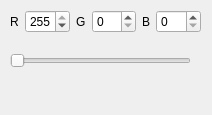
<?xml version="1.0" encoding="UTF-8"?>
<ui version="4.0">
 <class>Form_Brush</class>
 <widget class="QWidget" name="Form_Brush">
  <property name="geometry">
   <rect>
    <x>0</x>
    <y>0</y>
    <width>212</width>
    <height>115</height>
   </rect>
  </property>
  <property name="minimumSize">
   <size>
    <width>212</width>
    <height>115</height>
   </size>
  </property>
  <property name="maximumSize">
   <size>
    <width>212</width>
    <height>115</height>
   </size>
  </property>
  <property name="windowTitle">
   <string>Brush</string>
  </property>
  <widget class="QSlider" name="horizontalSlider">
   <property name="geometry">
    <rect>
     <x>10</x>
     <y>50</y>
     <width>181</width>
     <height>22</height>
    </rect>
   </property>
   <property name="minimum">
    <number>10</number>
   </property>
   <property name="maximum">
    <number>100</number>
   </property>
   <property name="orientation">
    <enum>Qt::Horizontal</enum>
   </property>
  </widget>
  <widget class="QWidget" name="">
   <property name="geometry">
    <rect>
     <x>10</x>
     <y>10</y>
     <width>191</width>
     <height>24</height>
    </rect>
   </property>
   <layout class="QHBoxLayout" name="horizontalLayout_4">
    <item>
     <layout class="QHBoxLayout" name="horizontalLayout">
      <item>
       <widget class="QLabel" name="label">
        <property name="text">
         <string>R</string>
        </property>
       </widget>
      </item>
      <item>
       <widget class="QSpinBox" name="spinBox_R">
        <property name="maximum">
         <number>255</number>
        </property>
        <property name="value">
         <number>255</number>
        </property>
       </widget>
      </item>
     </layout>
    </item>
    <item>
     <layout class="QHBoxLayout" name="horizontalLayout_2">
      <item>
       <widget class="QLabel" name="label_2">
        <property name="text">
         <string>G</string>
        </property>
       </widget>
      </item>
      <item>
       <widget class="QSpinBox" name="spinBox_G">
        <property name="maximum">
         <number>255</number>
        </property>
       </widget>
      </item>
     </layout>
    </item>
    <item>
     <layout class="QHBoxLayout" name="horizontalLayout_3">
      <item>
       <widget class="QLabel" name="label_3">
        <property name="text">
         <string>B</string>
        </property>
       </widget>
      </item>
      <item>
       <widget class="QSpinBox" name="spinBox_B">
        <property name="maximum">
         <number>255</number>
        </property>
       </widget>
      </item>
     </layout>
    </item>
   </layout>
  </widget>
 </widget>
 <resources/>
 <connections/>
</ui>
